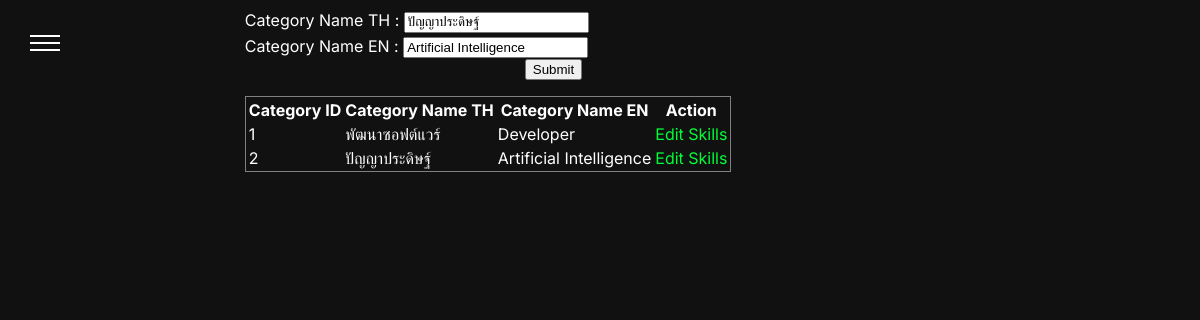
Screenshot of /admin/profilecategory.php?action=edit&id=2 (signed in) with the database file from the repository.
### tables this page shows
CREATE TABLE `profile_category` (
  `id` int(11) NOT NULL,
  `category_name_th` varchar(50) NOT NULL,
  `category_name_eng` varchar(50) NOT NULL
);

### admin/profilecategory.php (the view, shortened to what this page needs)
<?php
include "checklogin.php";
$category_name_th="";
$category_name_eng="";
try {
        if(isset($_GET['action'])){
            $id=$_GET['id'];
            $sql="Select * from profile_category where id=:id";
            $stmt=$conn->prepare($sql);
            $stmt->bindParam(':id',$id);
            $stmt->execute();
            $row=$stmt->fetch(PDO::FETCH_ASSOC);
            if (!empty($row)){
                $category_name_th=$row['category_name_th'];
                $category_name_eng=$row['category_name_eng'];
            }
        }
    $sql="Select * from   profile_category ";
    $stmt=$conn->prepare($sql);
    $stmt->execute();
    $categorys=$stmt->fetchAll(PDO::FETCH_ASSOC);
}catch(PDOException $e){
    echo "error".$e->getMessage();
}
       ?>
<html>
<head>
  <?php include "css.php" ?>
</head>
<body>
    <?php include "menu.php" ?>
<div class="content">
<form action="" method="POST">
    <label>Category Name TH : </label>
    <input type="text" name="category_name_th" value="<?php echo($category_name_th);?>">
    <br>
    <label>Category Name EN : </label>
    <input type="text" name="category_name_eng" value="<?php echo($category_name_eng);?>">
    <br>
    <button style="margin-left:280px;">Submit</button>
</form>
 <table style="border: 1px solid gray;">
            <tr>
               <th>Category ID</th>
                <th>Category Name TH</th>
                <th>Category Name EN</th>
                <th>Action</th>
            </tr>
            <?php if (!empty($categorys)) { ?>
                <?php foreach ($categorys as $index => $category): ?>
                    <tr>
                        <td><?php echo htmlspecialchars($category['id']);?> </td>
                        <td><?php echo htmlspecialchars($category['category_name_th']);?> </td>
                        <td><?php echo htmlspecialchars($category['category_name_eng']);?> </td>
                        <td>
                            <a href="profilecategory.php?action=edit&id=<?php echo htmlspecialchars($category['id']);?>">Edit</a>
                        <a href="skills.php">Skills</a>
                        </td>
                    </tr>
                <?php endforeach;?>
               <?php } else {
               echo "ไม่พบข้อมูล";
               }
                ?>
        </table>
                </div>
</body>
</html>

### admin/css/template_cv1.css (style rules this page uses)
:root { --bg: #111111; --card: #333333; --text-white: #ffffff; --text-gray: #aaaaaa; --border: #444444; --nav-h: 60px; }
html { scroll-behavior: smooth; }
body { font-family: 'Inter', sans-serif; background: var(--bg); color: var(--text-white); line-height: 1.6; display: flex; flex-direction: column; min-height: 100vh; background-image: url('https://depositphotos-blog.s3.eu-west-1.amazonaws.com/uploads/2017/07/Soothing-nature-backgrounds-2.jpg'); background-repeat: no-repeat;background-size: cover; }
a { text-decoration: none; transition: color 0.3s ease; }
a:link { color: rgb(0, 255, 55); }
.content { margin-left: 20%; }

### rows the page displays
profile_category: category_name_th "ปัญญาประดิษฐ์", category_name_eng "Artificial Intelligence", id "2"
profile_category: id "1", category_name_th "พัฒนาซอฟต์แวร์", category_name_eng "Developer"
